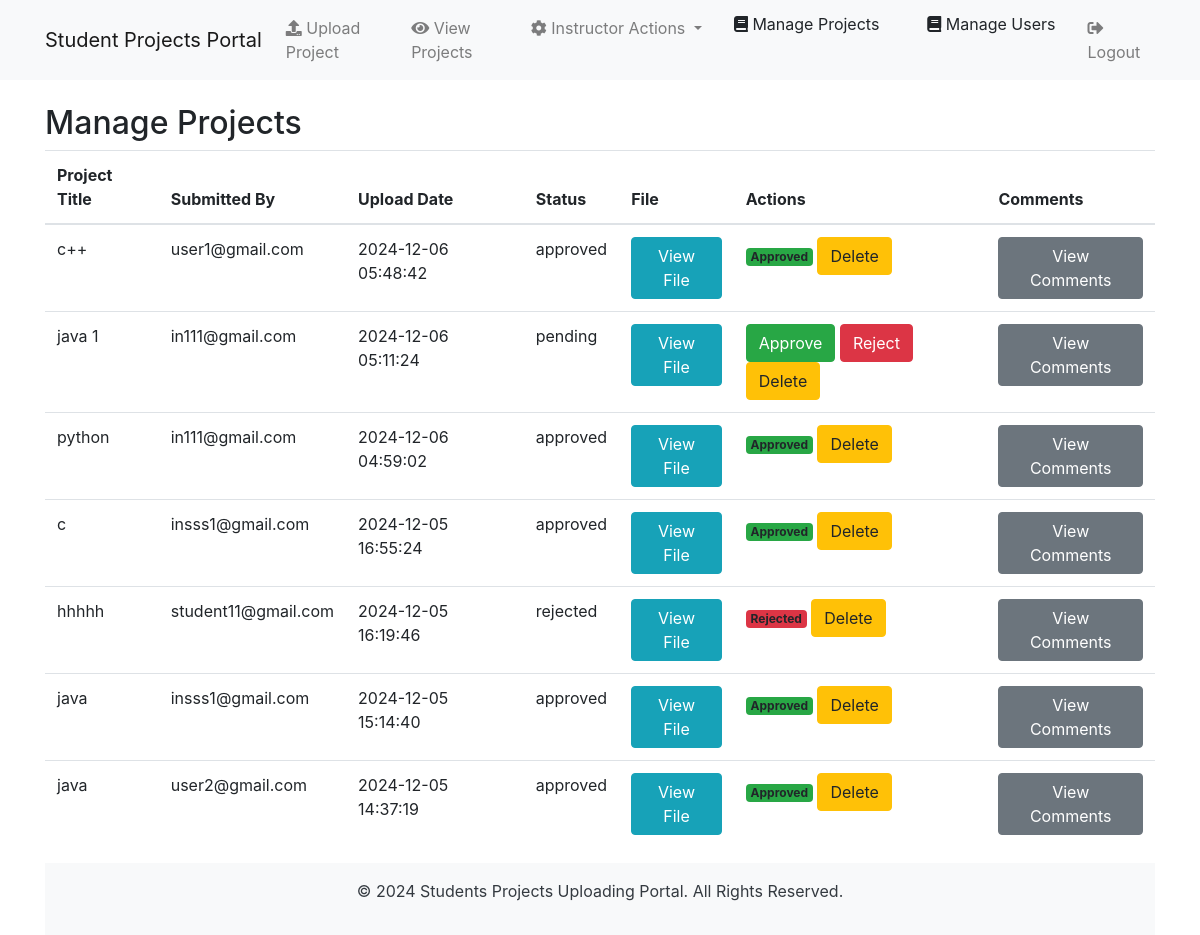
/admin/manage_users.php (signed in), run on the app's committed database.
### tables this page shows
CREATE TABLE `projects` (
  `project_id` int(11) NOT NULL,
  `user_id` int(11) NOT NULL,
  `project_title` varchar(255) NOT NULL,
  `project_file` varchar(255) NOT NULL,
  `upload_date` datetime DEFAULT current_timestamp(),
  `status` enum('pending','approved','rejected') DEFAULT 'pending',
  `project_description` text DEFAULT NULL,
  `submitted_by` int(11) DEFAULT NULL
);

CREATE TABLE `users` (
  `user_id` int(11) NOT NULL,
  `username` varchar(50) NOT NULL,
  `user_password` varchar(255) NOT NULL,
  `user_firstname` varchar(50) NOT NULL,
  `user_lastname` varchar(50) NOT NULL,
  `user_email` varchar(100) NOT NULL,
  `user_role` enum('student','instructor') NOT NULL,
  `user_image` varchar(255) DEFAULT 'default.jpg',
  `created_at` datetime DEFAULT current_timestamp()
);

### admin/manage_users.php (the view, shortened to what this page needs)
<?php
include './includes/db.php';
$sql = "SELECT p.project_id, p.project_title, p.project_file, p.upload_date, u.username, p.status
        FROM projects p
        JOIN users u ON p.user_id = u.user_id
        ORDER BY p.upload_date DESC";
$result = mysqli_query($conn, $sql);
?>
<?php include './includes/header.php'; ?>
<h2>Manage Projects</h2>
<table class="table">
    <thead>
        <tr>
            <th>Project Title</th>
            <th>Submitted By</th>
            <th>Upload Date</th>
            <th>Status</th>
            <th>File</th>
            <th>Actions</th>
            <th>Comments</th>
        </tr>
    </thead>
    <tbody>
        <?php while ($row = mysqli_fetch_assoc($result)): ?>
        <tr>
            <td><?php echo htmlspecialchars($row['project_title']); ?></td>
            <td><?php echo htmlspecialchars($row['username']); ?></td>
            <td><?php echo htmlspecialchars($row['upload_date']); ?></td>
            <td><?php echo htmlspecialchars($row['status']); ?></td>
            <td>
                <a href="uploads/<?php echo htmlspecialchars($row['project_file']); ?>" class="btn btn-info" target="_blank">View File</a>
            </td>
            <td>
                <?php if ($row['status'] === 'pending'): ?>
                    <a href="?approve=<?php echo $row['project_id']; ?>" class="btn btn-success">Approve</a>
                    <a href="?reject=<?php echo $row['project_id']; ?>" class="btn btn-danger" onclick="return confirm('Are you sure you want to reject this project?');">Reject</a>
                <?php else: ?>
                    <span class="badge <?php echo $row['status'] === 'approved' ? 'bg-success' : 'bg-danger'; ?>">
                        <?php echo ucfirst($row['status']); ?>
                    </span>
                <?php endif; ?>
                <a href="?delete=<?php echo $row['project_id']; ?>" class="btn btn-warning" onclick="return confirm('Are you sure you want to delete this project?');">Delete</a>
            </td>
            <td>
                <button class="btn btn-secondary" data-toggle="collapse" data-target="#comments-<?php echo $row['project_id']; ?>">View Comments</button>
            </td>
        </tr>
        <?php endwhile; ?>
    </tbody>
</table>
<?php include './includes/footer.php'; ?>

### data on the page
projects: project_title "c++", user.username "user1@gmail.com", upload_date "2024-12-06 05:48:42", status "approved", status "Approved"
projects: project_title "java 1", user.username "in111@gmail.com", upload_date "2024-12-06 05:11:24", status "pending"
projects: project_title "python", user.username "in111@gmail.com", upload_date "2024-12-06 04:59:02", status "approved", status "Approved"
projects: project_title "c", user.username "insss1@gmail.com", upload_date "2024-12-05 16:55:24", status "approved", status "Approved"
projects: project_title "hhhhh", user.username "student11@gmail.com", upload_date "2024-12-05 16:19:46", status "rejected", status "Rejected"
projects: project_title "java", user.username "insss1@gmail.com", upload_date "2024-12-05 15:14:40", status "approved", status "Approved"
projects: project_title "java", user.username "user2@gmail.com", upload_date "2024-12-05 14:37:19", status "approved", status "Approved"
